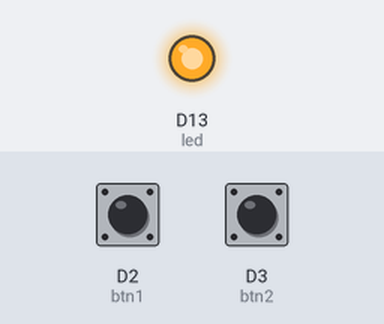
Bench run of a program on a simulated CircuitPython board. Parts: output pins drawn as LEDs (lit = HIGH). The test bench sets the inputs (shaded band); at power-on: D2 (btn1) HIGH, D3 (btn2) LOW.

Above: at 1.2 s.
1.3 s: D2 (btn1) pulled LOW for 0.15 s
At 1.37 s:
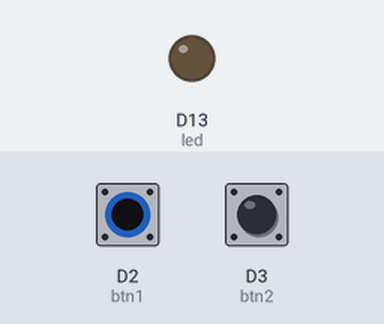
2.9 s: D2 (btn1) pulled LOW for 3.2 s
At 6.6 s:
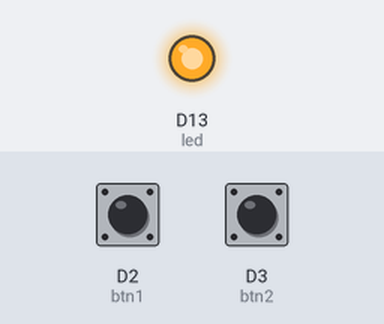
Timing chart, 0 to 8.1 s (numbered marks = the images above; inputs shaded):
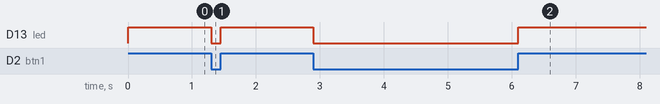

Measured:
- after the input at 1.3 s, D13 (led): HIGH → LOW at once, → HIGH 0.15 s later
- after the input at 2.9 s, D13 (led): HIGH → LOW at once, → HIGH 3.2 s later

The program:

Taster_LED_ea.py
```python
"""
Taster LED ein/aus

================================================="""

import board
import digitalio

led = digitalio.DigitalInOut(board.D13)
led.switch_to_output()
btn1 = digitalio.DigitalInOut(board.D2)
btn1.switch_to_input()
btn2 = digitalio.DigitalInOut(board.D3)
btn2.switch_to_input()


while True:
    if not btn1.value:
        led.value = False
    elif not btn2.value:
        led.value = True
```
